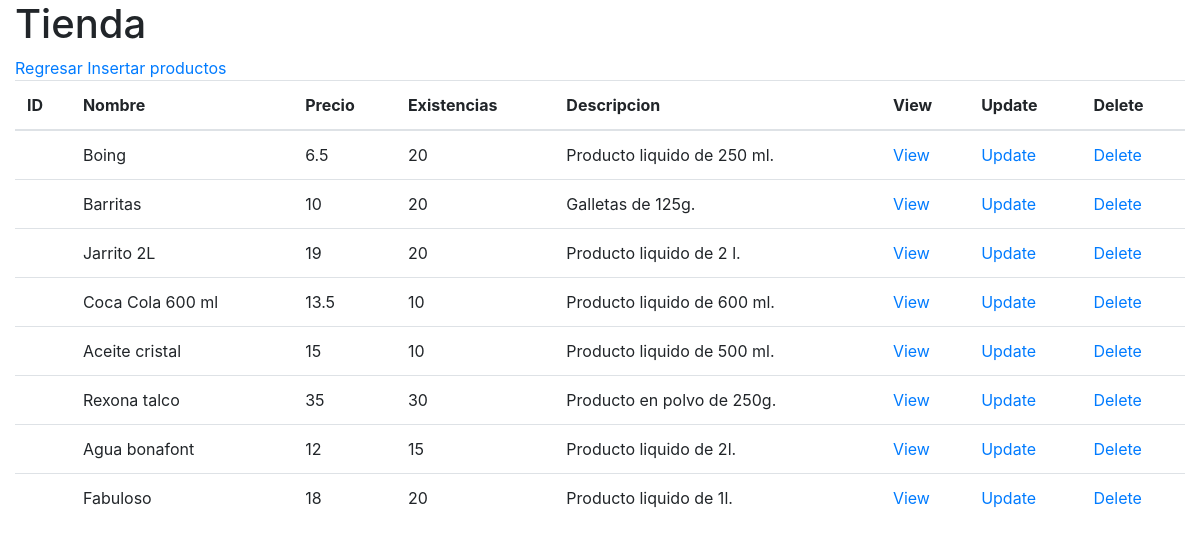
The app's page /productos/index.php with its own data.
### tables this page shows
CREATE TABLE producto(
       id_producto integer  primary key AUTOINCREMENT,
       nombre varchar(100) not null,
       precio_venta decimal(11,2) not null,
       existencias integer not null,
       descripcion varchar(256) null
);

### productos/db/db_list.php (the view)
<?php
    $db = new SQLite3("../tienda.db");
    $resultado = $db->query("SELECT * from producto;");
    $table = "
        <table class='table'>
            <thead>
            <tr>
                <th>ID</th>
                <th>Nombre</th>
                <th>Precio</th>
                <th>Existencias</th>
                <th>Descripcion</th>
                <th>View</th>
                <th>Update</th>
                <th>Delete</th>
            </tr>
            </thead>
            ";
    print($table);
    while ($row = $resultado->fetchArray()) {
        $id_producto = $row['id_producto'];
        $nombre = $row['nombre'];
        $precio_venta = $row['precio_venta'];
        $existencias = $row['existencias'];
        $descripcion = $row['descripcion'];
        $table = "
            <tr>
                <td>$id_persona</td>
                <td>$nombre</td>
                <td>$precio_venta</td>
                <td>$existencias</td>
                <td>$descripcion</td>
                <td><a href='view.php?id_producto=$id_producto'>View</a></td>
                <td><a href='update.php?id_producto=$id_producto'>Update</a></td>
                <td><a href='delete.php?id_producto=$id_producto'>Delete</a></td>
            </tr>
        ";
        print($table);
    }
    print("</table>");
?>

### productos/index.php (shortened to what this page needs)
<!doctype html>
<html lang="es">
<head>
    <link rel="stylesheet" href="https://cdn.jsdelivr.net/npm/bootstrap@4.5.3/dist/css/bootstrap.min.css">
</head>
<body>
    <div class="container-fluid">
        <h1>Tienda</h1>
        <a href="../index.php">Regresar</a>
        <a href="insert.php">Insertar productos</a>
        <?php include 'db/db_list.php'; ?>
    </div>
</body>
</html>

### records on screen
producto: nombre "Boing", precio_venta "6.5", existencias "20", descripcion "Producto liquido de 250 ml."
producto: nombre "Barritas", precio_venta "10", existencias "20", descripcion "Galletas de 125g."
producto: nombre "Jarrito 2L", precio_venta "19", existencias "20", descripcion "Producto liquido de 2 l."
producto: nombre "Coca Cola 600 ml", precio_venta "13.5", existencias "10", descripcion "Producto liquido de 600 ml."
producto: nombre "Aceite cristal", precio_venta "15", existencias "10", descripcion "Producto liquido de 500 ml."
producto: nombre "Rexona talco", precio_venta "35", existencias "30", descripcion "Producto en polvo de 250g."
producto: nombre "Agua bonafont", precio_venta "12", existencias "15", descripcion "Producto liquido de 2l."
producto: nombre "Fabuloso", precio_venta "18", existencias "20", descripcion "Producto liquido de 1l."
